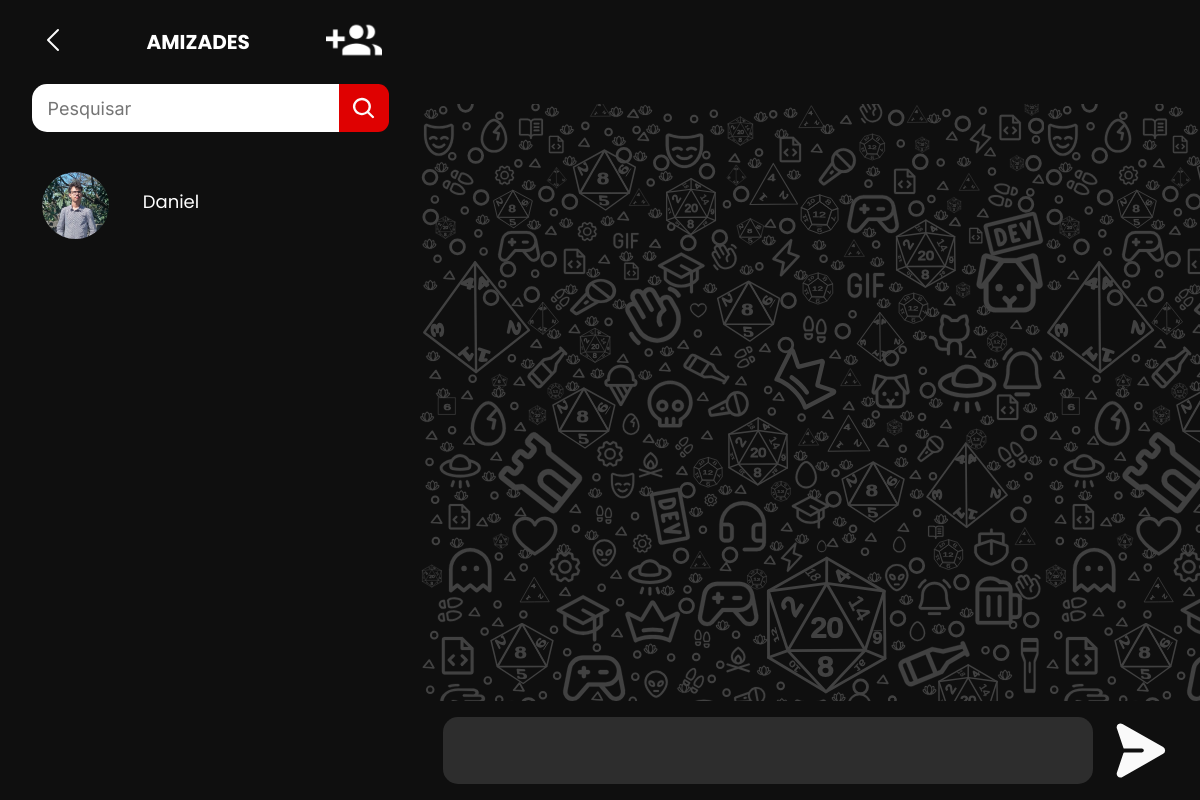
Page /SistAmizade/listar_amigos/ (signed in) on the committed database.
### SistAmizade/models.py (models this page shows, shortened)
class Amigo(models.Model):
    usuario = models.ForeignKey(User, related_name='amigos', on_delete=models.CASCADE)
    amigo = models.ForeignKey(User, related_name='amigos_de', on_delete=models.CASCADE)
    data_criacao = models.DateTimeField(auto_now_add=True)
    slug = models.SlugField(max_length=255, default=None)
    fotoConta = models.FileField(max_length=200, default="Indefinido")
    nomeAmigo = models.CharField(max_length=200, default='None')
    class Meta:
        unique_together = ('usuario', 'amigo')

### SistAmizade/views.py (the view)
# urls.py: path('listar_amigos/', views.listar_amigos, name='listar_amigos'),
def listar_amigos(request):
    amigos = Amigo.objects.filter(usuario=request.user)
    for amigo in amigos:
        print(amigo.fotoConta)
    return render(request, 'listar_amigos.html', {'amigos': amigos})

### SistAmizade/templates/listar_amigos.html (shortened to what this page needs)
{% extends 'principal/base.html' %}
{% load static %}
{% block head %}
    <link rel="stylesheet" href="{% static "css/chat.css" %}">
{% endblock %}
{% block conteudo %}
<div class="flex" style="height: 100vh;">
    <div class="leftmessanger flex">
        <div class="contacts-header flex">
            <button class="flex" style="all: unset;" onclick="goBack()">
                <img class="back-caret" alt="" src="{% static 'img/icons/caret-left.svg'%}"/>
            </button>
            <p id="amizades">AMIZADES</p>
            <div class="header-icon flex">
                <a href="{% url 'search_user' %}">
                    <img alt="" src="{% static "img/public/addFriend.png" %}" />
                </a>
            </div>
        </div>
      <div class="searchbar">
        <div class="searchbar-inner flex">
            <input id="searchInput" placeholder="Pesquisar" class="pesquisar" oninput="filterFriends()"></input>
            <div class="search-button flex"/>
                <img class="magnifying-glass-1-icon1" alt="" src="{% static "img/public/magnifyingglass-11.svg" %}"/>
            </div>
        </div>
    </div>
      <div class="contact-list flex">
        {% for amigo in amigos %}
            <a href="{% url 'Abrir_chat_privado' amigo.amigo.id %}">
                <div onclick="initMob()" class="amizade">
                    <div class="friend-icon">
                        {% if amigo.fotoConta == "Indefinido" %}
                            <img style="background-color: white;" class="icon" alt="" src="{% static 'img/Ain.png' %}"/>
                        {% else %}
                            <img class="icon" alt="" src="{{ amigo.fotoConta.url }}"/>
                        {% endif %}
                    </div>
                    <div class="contact-write">
                        <p>{{ amigo.amigo.username }}</p>
                    </div>
                </div>
            </a>
        {% endfor %}
      </div>
    </div>
    <div id="chat" class="chatprivado flex">
      <div class="header-chat">
        <div class="header-box flex">
        </div>
      </div>
      <div id="chat-body">
        <div class="sent-bar flex">
            <div id="sent" class="flex">
                <textarea type="text" id="auto-resize-textarea" oninput="autoResize()" class="flex" name="" cols="0" rows="0"></textarea>
                <button style="cursor: pointer;" id="chat-message-submit" type="button" value="Enviar" class="sent-box flex">
                    <img src="{% static "img/icons/sent.svg" %}" alt="">
                </button>
            </div>
        </div>
      </div>
    </div>
{% endblock conteudo %}

### static/css/global.css (style rules this page uses)
* { margin: 0; }
a { text-decoration: none; color: white; }
body { margin: 0; line-height: normal; background-color: #0f0f0f; }
.flex { display: flex; }
body { margin: 0; overflow-x: hidden; }
button { all: initial; }
:root { --staat: "Staatliches"; --poppins: "Poppins"; --pt: "PT Serif"; --Inter: "Inter"; --Alata: "Alata"; --title-82: 82px; --title-64: 64px; --title-48: 48px; --subtitle-36: 36px; --subtitle-25: 25px; --text-20: 20px; --logo: 32px; --red1: #8C0000; --red2: #A8233C; --darkned: #380E17; --gradient: linear-gradient(#380E17, #8C0000); --background1: black; --background2: #1B1D2B; --background-gradient: linear-gradient(, #000000, #5B5C84); }
p, h3, h4 { margin-bottom: 0 !important; font-family: var(--poppins); color: white; }

### static/css/chat.css (style rules this page uses)
body { text-align: justify; font-size: var(--font-size-smi); color: white; background-color: #0F0F0F; }
body, .chatprivado { overflow: hidden; flex-direction: column; }
.leftmessanger { flex-direction: column; width: 35%; justify-content: start; background-color: #0F0F0F; }
.contacts-header { width: 100%; padding: 1rem 0; justify-content: space-around; align-items: center; }
.contacts-header button { align-items: center; }
.back-caret { height: 2rem; cursor: pointer; }
.contacts-header p { font-weight: bold; font-size: 20px; }
.header-icon a > img { height: 3rem; }
.searchbar { width: 100%; display: flex; justify-content: center; }
.searchbar-inner { background-color: white; border-radius: 15px; box-sizing: border-box; width: 85%; height: 3rem; justify-content: space-between; }
.searchbar-inner input { all: unset; color: black; font-family: var(--Inter); margin-left: 1rem; margin-top: 3px; width: 80%; font-size: 18px; height: 90%; }
.search-button { border-radius: 0px 11px 11px 0px; background: #DF0101; height: 100%; width: 14%; align-items: center; justify-content: center; }
.search-button img { width: 50%; }
.contact-list { flex-direction: column; width: 100%; margin-top: 1.5rem; justify-content: start; gap: 1.5rem; overflow-y: auto; align-items: center; }
.contact-list a { width: 80%; cursor: pointer; padding: 1rem; }
.amizade { all: unset; display: flex; justify-content: start; width: 100%; gap: 10%; }
.friend-icon { width: 20%; display: flex; align-items: end; }
.icon { border-radius: 100%; width: 100%; }
.contact-write { display: flex; flex-direction: column; align-items: start; justify-content: center; gap: 0.5rem; width: 50%; overflow: hidden; white-space: nowrap; }
.contact-write p { width: 100%; white-space: nowrap; overflow: hidden; text-overflow: ellipsis; font-size: 18px; text-transform: capitalize; }
.chatprivado { width: 65%; font-size: var(--Inter); }
.header-chat { width: 100%; background-color: #0F0F0F; height: 13%; }
.header-box { justify-content: start; padding-left: 1rem; height: 100%; width: 100%; gap: 1rem; }
.sent-bar { width: 100%; padding: 2% 0; align-self: center; background-color: #0F0F0F; justify-content: space-around; }
#sent { width: 100%; justify-content: space-around; }
.sent-bar textarea { all: unset; font-family: var(--Inter); text-align: start; margin-left: 1rem; width: 80%; color: white; background-color: #2d2d2d; border-radius: 15px; resize: none; padding: 0.8rem; font-size: 18px; height: fit-content; }
.sent-box { width: 8%; padding-right: 1.5rem; }
.sent-box img { width: 100%; }

### rows in the picture
Amigo: fotoConta (picture), amigo.username "Daniel"
